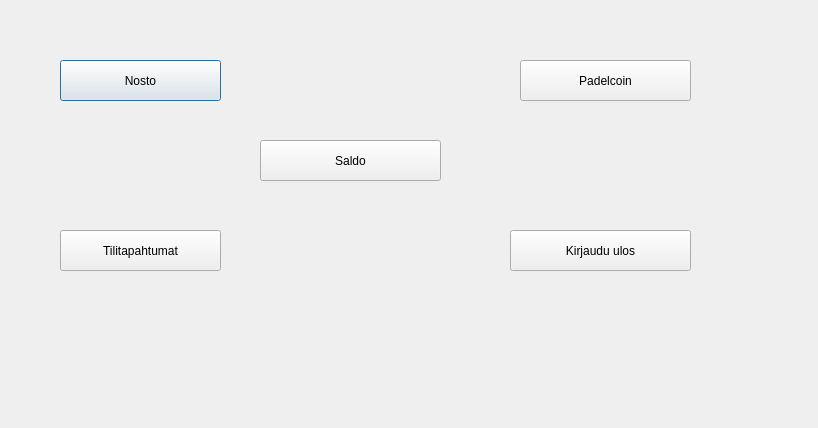
<?xml version="1.0" encoding="UTF-8"?>
<ui version="4.0">
 <class>Valinnat</class>
 <widget class="QDialog" name="Valinnat">
  <property name="geometry">
   <rect>
    <x>0</x>
    <y>0</y>
    <width>818</width>
    <height>428</height>
   </rect>
  </property>
  <property name="windowTitle">
   <string>Dialog</string>
  </property>
  <widget class="QPushButton" name="pushButton">
   <property name="geometry">
    <rect>
     <x>60</x>
     <y>60</y>
     <width>161</width>
     <height>41</height>
    </rect>
   </property>
   <property name="styleSheet">
    <string notr="true">QPushButton {

  background-color:  #C0C0C0;
    border-style: outset;
    border-width: 2px;
    border-radius: 10px;
    border-color: beige;
    min-width: 10em;
    padding: 6px;
	color: black;
}♣

QPushButton:pressed {

  background-color:  #808080;
    border-style: outset;
    border-width: 2px;
    border-radius: 10px;
    border-color: beige;
    min-width: 10em;
    padding: 6px;
	color: black;
}♣</string>
   </property>
   <property name="text">
    <string>Nosto</string>
   </property>
  </widget>
  <widget class="QPushButton" name="pushButton_3">
   <property name="geometry">
    <rect>
     <x>60</x>
     <y>230</y>
     <width>161</width>
     <height>41</height>
    </rect>
   </property>
   <property name="styleSheet">
    <string notr="true">QPushButton {

  background-color:  #C0C0C0;
    border-style: outset;
    border-width: 2px;
    border-radius: 10px;
    border-color: beige;
    min-width: 10em;
    padding: 6px;
	color: black;
}♣

QPushButton:pressed {

  background-color:  #808080;
    border-style: outset;
    border-width: 2px;
    border-radius: 10px;
    border-color: beige;
    min-width: 10em;
    padding: 6px;
	color: black;
}♣</string>
   </property>
   <property name="text">
    <string>Tilitapahtumat</string>
   </property>
  </widget>
  <widget class="QPushButton" name="pushButton_4">
   <property name="geometry">
    <rect>
     <x>520</x>
     <y>60</y>
     <width>171</width>
     <height>41</height>
    </rect>
   </property>
   <property name="styleSheet">
    <string notr="true">QPushButton {

  background-color:  #C0C0C0;
    border-style: outset;
    border-width: 2px;
    border-radius: 10px;
    border-color: beige;
    min-width: 10em;
    padding: 6px;
	color: black;
}♣

QPushButton:pressed {

  background-color:  #808080;
    border-style: outset;
    border-width: 2px;
    border-radius: 10px;
    border-color: beige;
    min-width: 10em;
    padding: 6px;
	color: black;
}♣</string>
   </property>
   <property name="text">
    <string>Padelcoin</string>
   </property>
  </widget>
  <widget class="QPushButton" name="pushButton_5">
   <property name="geometry">
    <rect>
     <x>260</x>
     <y>140</y>
     <width>181</width>
     <height>41</height>
    </rect>
   </property>
   <property name="styleSheet">
    <string notr="true">QPushButton {

  background-color:  #C0C0C0;
    border-style: outset;
    border-width: 2px;
    border-radius: 10px;
    border-color: beige;
    min-width: 10em;
    padding: 6px;
	color: black;
}♣

QPushButton:pressed {

  background-color:  #808080;
    border-style: outset;
    border-width: 2px;
    border-radius: 10px;
    border-color: beige;
    min-width: 10em;
    padding: 6px;
	color: black;
}♣</string>
   </property>
   <property name="text">
    <string>Saldo</string>
   </property>
  </widget>
  <widget class="QPushButton" name="pushButton_6">
   <property name="geometry">
    <rect>
     <x>510</x>
     <y>230</y>
     <width>181</width>
     <height>41</height>
    </rect>
   </property>
   <property name="styleSheet">
    <string notr="true">QPushButton {

  background-color:  #C0C0C0;
    border-style: outset;
    border-width: 2px;
    border-radius: 10px;
    border-color: beige;
    min-width: 10em;
    padding: 6px;
	color: black;
}♣

QPushButton:pressed {

  background-color:  #808080;
    border-style: outset;
    border-width: 2px;
    border-radius: 10px;
    border-color: beige;
    min-width: 10em;
    padding: 6px;
	color: black;
}♣</string>
   </property>
   <property name="text">
    <string>Kirjaudu ulos</string>
   </property>
  </widget>
 </widget>
 <resources/>
 <connections/>
</ui>
